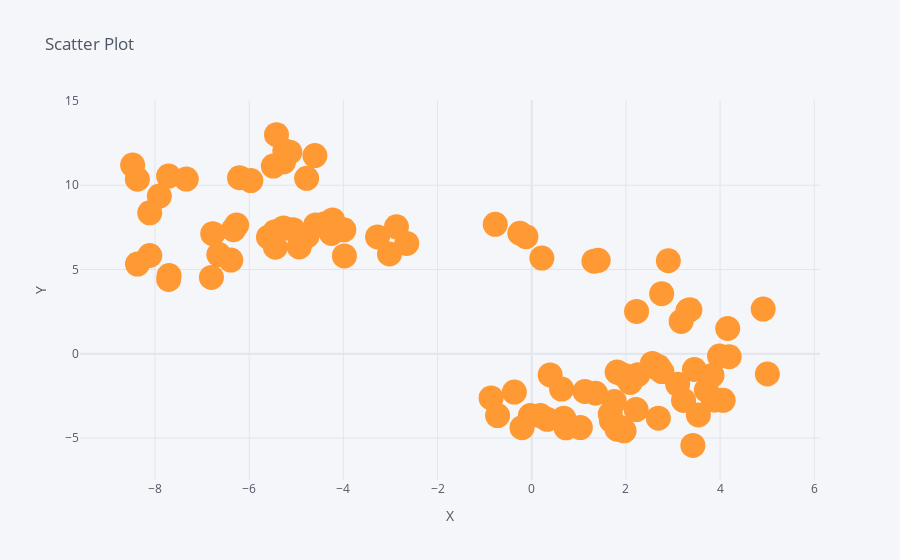

The code cell stored with this chart in its notebook:
### Code cell
df.iplot(x = 'A', y = 'B', mode = 'markers', size = 25, title='Scatter Plot', xTitle='X', yTitle='Y')
